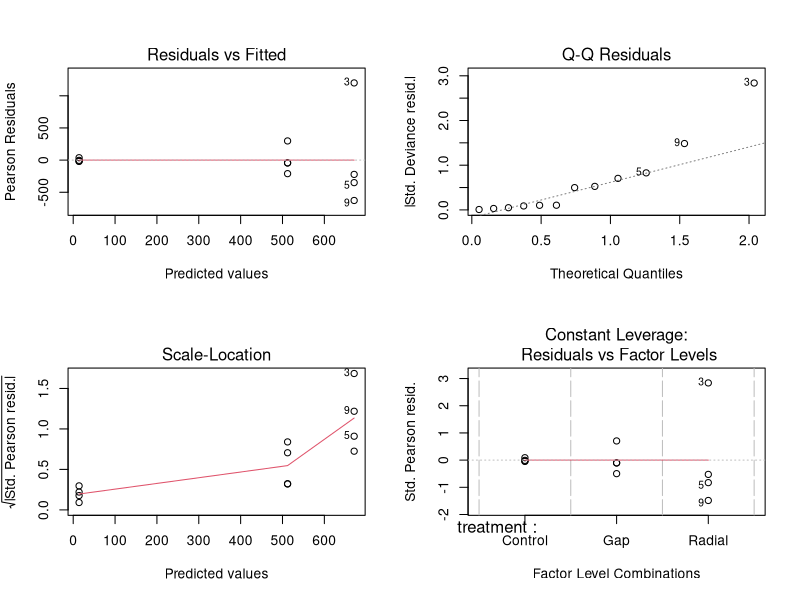
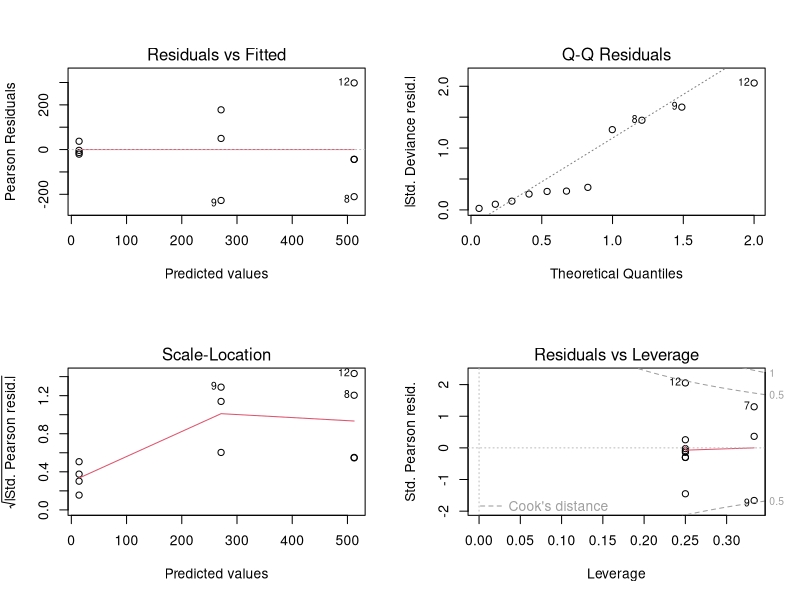
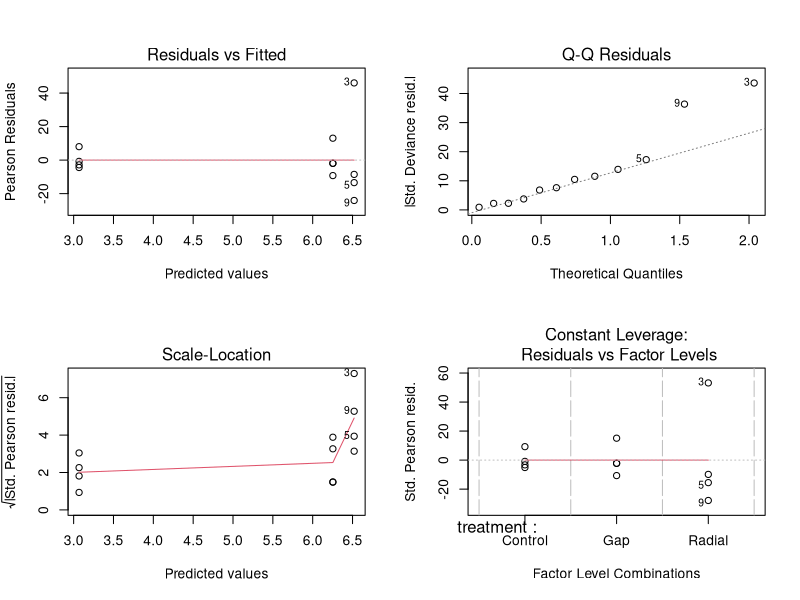
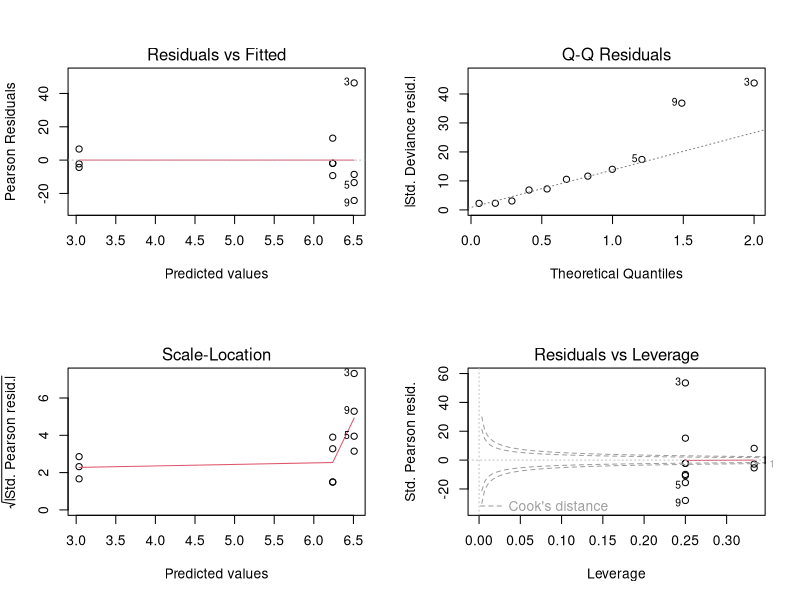
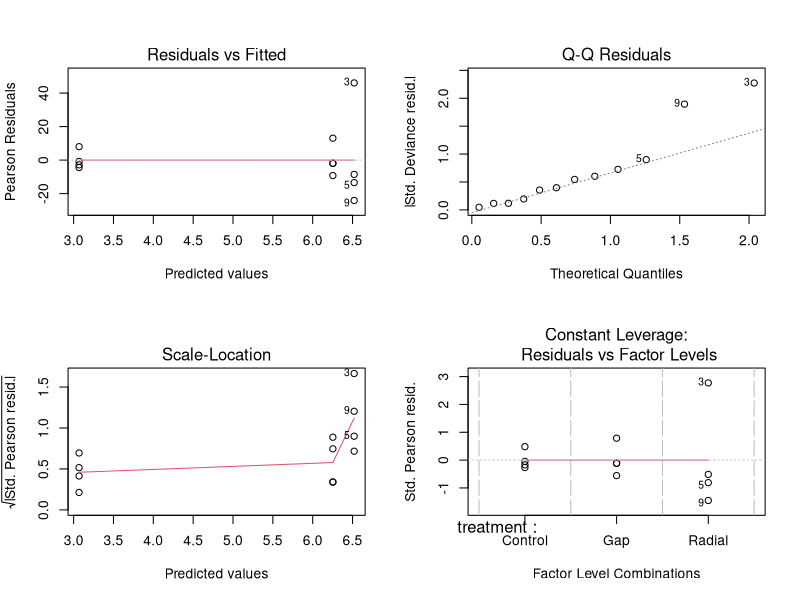
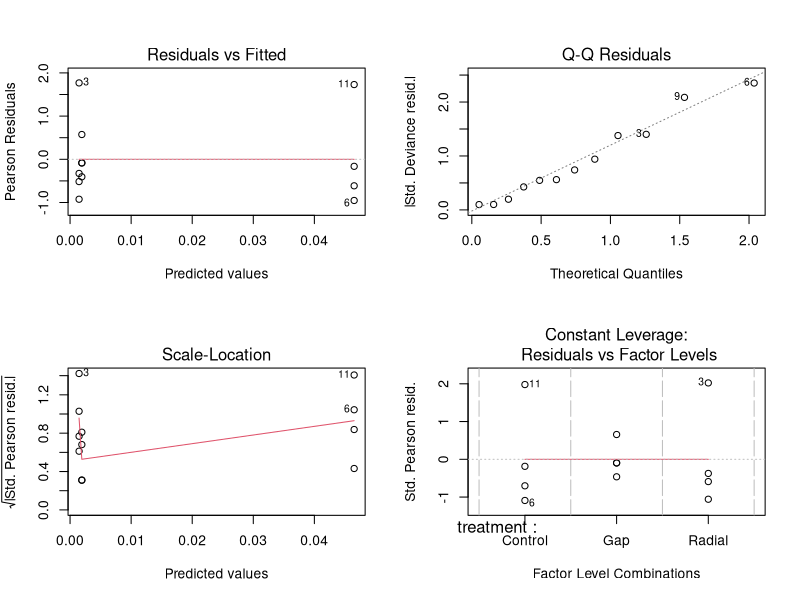
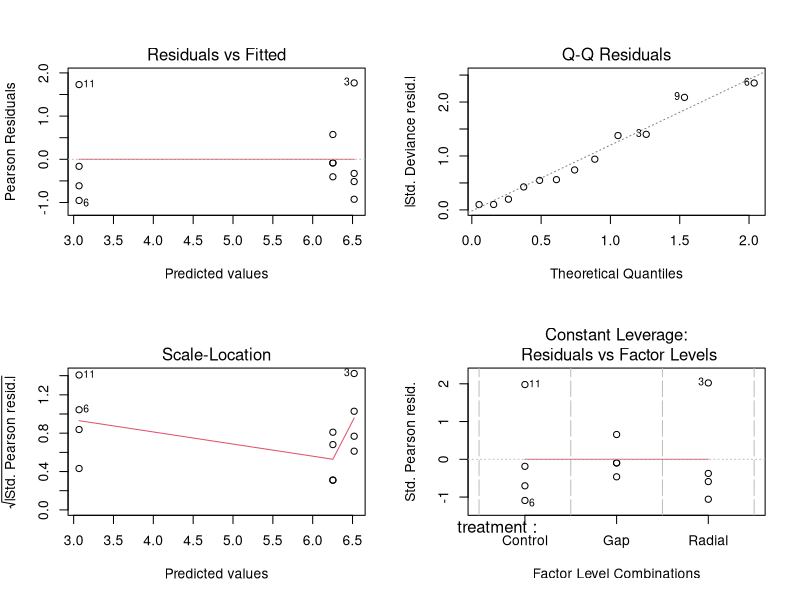

These charts were generated, in order, by the following R code: (Note: this script raises an error after producing the figures.)
## ---- chunk 1
knitr::opts_chunk$set(echo = TRUE)
setwd("~/Desktop/capstone/analysis/Juan/CWD")


CWDdata = read.csv("output.csv")
CWDdata[is.na(CWDdata)] <- 0
CWDdata$difference = CWDdata$year.6 - CWDdata$year.0

## ---- chunk 2
# model using gaussian
model = glm(difference ~ treatment, family = gaussian, data = CWDdata)
summary(model)

par(mfrow = c(2,2))

plot(model)
## ---- chunk 3
CWDdatarm3 = CWDdata[-c(3),]
CWDdatarm6 = CWDdata[-c(6),]
CWDdata["abs_diff"] = CWDdata["difference"] + abs(min(CWDdata["difference"])) + 1
## ---- chunk 4
#guassian model + plot3 removed
modelrm = glm(difference ~ treatment , family = gaussian, data = CWDdatarm3)
summary(modelrm)

par(mfrow = c(2,2))
plot(modelrm)
# the plot here shows that the plot 3, 5, 9 are always outliers, but all of 
# them are from the radial treatment
## ---- chunk 5
# model using poisson + abs_diff
model0 = glm(abs_diff ~ treatment, family = poisson, data = CWDdata)
summary(model0)

par(mfrow = c(2,2))
plot(model0)

## ---- chunk 6
# model using poisson + difference
model1 = glm(difference ~ treatment, family = poisson, data = CWDdatarm6)
summary(model1)

par(mfrow = c(2,2))
plot(model1)
## ---- chunk 7
## quasipoisson + diff
model2 = glm(abs_diff ~ treatment, family = quasipoisson, data = CWDdata)
summary(model2)

par(mfrow = c(2,2))
plot(model2)
## ---- chunk 8
## Gamma + abs_diff + inverse
model3 = glm(abs_diff ~ treatment, family = Gamma(link = "inverse"), data = CWDdata)
summary(model3)

par(mfrow = c(2,2))
plot(model3)
## ---- chunk 9
## Gamma + abs_diff + log
model5 = glm(abs_diff ~ treatment, family = Gamma(link = "log"), data = CWDdata)
summary(model5)

par(mfrow = c(2,2))
plot(model5)
## ---- chunk 10
## Gamma + abs_diff + log
model6 = glm(abs_diff ~ treatment, family = Gamma(link = "log"), data = CWDdatarm3)
summary(model6)

par(mfrow = c(2,2))
plot(model6)
